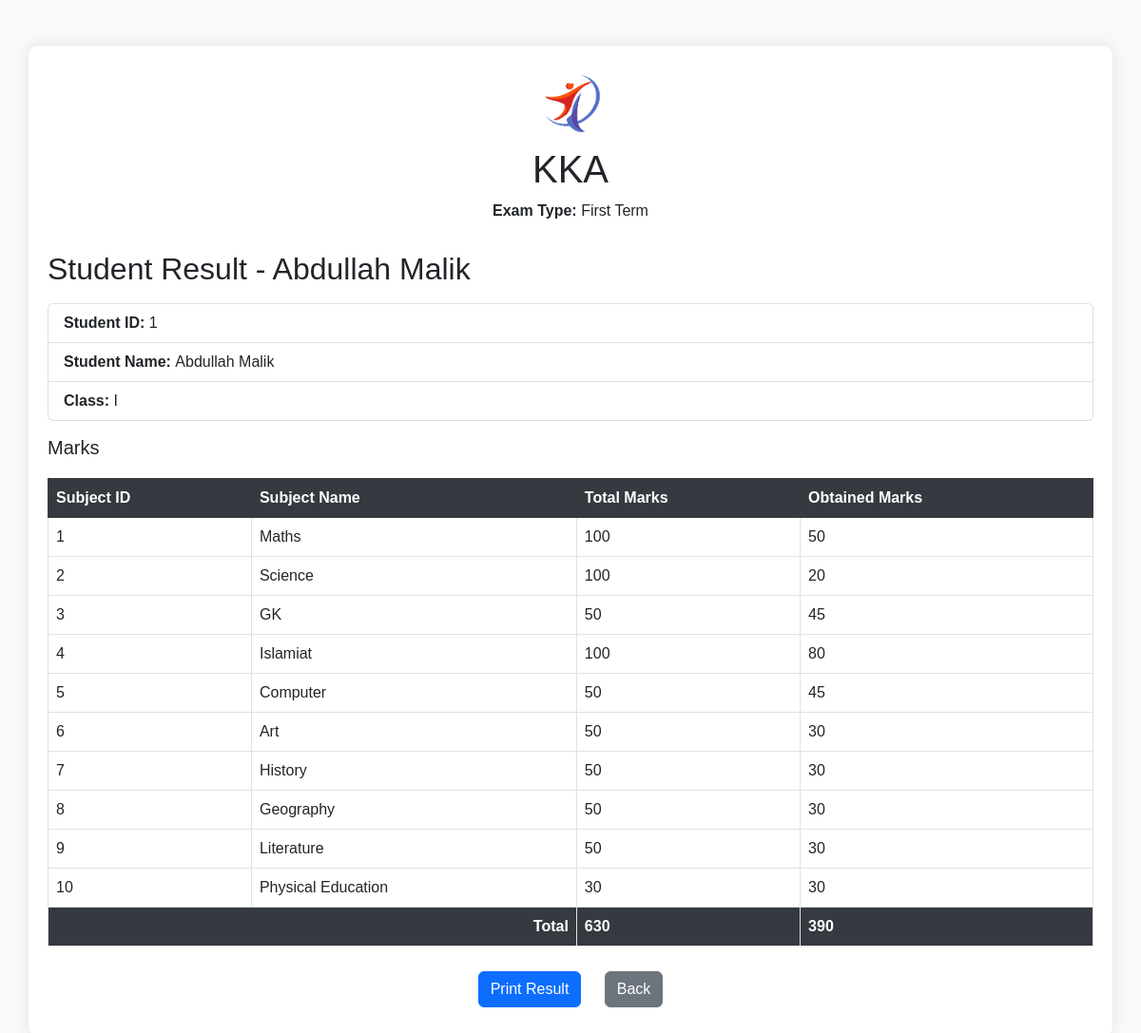
The app's page /Teacher/student_result.php?idStudent=1 (signed in) with its own data.
### tables this page shows
CREATE TABLE `marks` (
  `ExamId` int(11) NOT NULL,
  `StdId` int(11) NOT NULL,
  `ClassId` int(11) NOT NULL,
  `SubID` int(11) NOT NULL,
  `TotalMarks` float NOT NULL,
  `ObtainedMarks` float NOT NULL,
  PRIMARY KEY (`ExamId`,`StdId`,`ClassId`,`SubID`),
  KEY `fk_Marks_Exam1_idx` (`ExamId`),
  KEY `fk_Marks_Registration1_idx` (`StdId`,`ClassId`,`SubID`),
  CONSTRAINT `fk_Marks_Exam1` FOREIGN KEY (`ExamId`) REFERENCES `exam` (`idExam`) ON DELETE CASCADE ON UPDATE CASCADE,
  CONSTRAINT `fk_Marks_Registration1` FOREIGN KEY (`StdId`, `ClassId`, `SubID`) REFERENCES `registration` (`StdId`, `ClassId`, `SubID`) ON DELETE CASCADE ON UPDATE CASCADE
);

CREATE TABLE `exam` (
  `idExam` int(11) NOT NULL AUTO_INCREMENT,
  `ExamType` varchar(10) NOT NULL,
  PRIMARY KEY (`idExam`)
);

CREATE TABLE `student` (
  `idStudent` int(11) NOT NULL AUTO_INCREMENT,
  `UserID` int(11) NOT NULL,
  `ParentId` int(11) NOT NULL,
  `name` varchar(45) NOT NULL,
  `Gender` varchar(45) NOT NULL,
  `DOB` date NOT NULL,
  `Address` varchar(250) NOT NULL,
  PRIMARY KEY (`idStudent`),
  KEY `fk_Student_USER1_idx` (`UserID`),
  KEY `fk_Student_Parent1_idx` (`ParentId`),
  CONSTRAINT `fk_Student_Parent1` FOREIGN KEY (`ParentId`) REFERENCES `parent` (`idParent`) ON DELETE CASCADE ON UPDATE CASCADE,
  CONSTRAINT `fk_Student_USER1` FOREIGN KEY (`UserID`) REFERENCES `user` (`UserID`) ON DELETE CASCADE ON UPDATE CASCADE
);

CREATE TABLE `subject` (
  `idSubject` int(11) NOT NULL AUTO_INCREMENT,
  `name` varchar(45) NOT NULL,
  PRIMARY KEY (`idSubject`)
);

### Teacher/data/student.php (called while the page is built, shortened)
<?php
function getStudentById($id, $conn)
{
  try {
    $sql = "SELECT s.*,
                     p.name AS parent_name,p.email AS parent_email, p.phone_no AS parent_phoneNo, p.CNIC_NO AS parent_cnic,
                     u.username,
                     c.name AS class_name,
                     GROUP_CONCAT(sub.name SEPARATOR ', ') AS subjects
              FROM student s
              LEFT JOIN parent p ON s.ParentId = p.idParent
              LEFT JOIN user u ON s.userID = u.UserID
              LEFT JOIN registration r ON s.idStudent = r.StdId
              LEFT JOIN class c ON r.ClassId = c.idClass
              LEFT JOIN subject sub ON FIND_IN_SET(sub.idSubject, r.SubID)
              WHERE s.idStudent = ?
              GROUP BY s.idStudent";
    $stmt = $conn->prepare($sql);
    $stmt->execute([$id]);
    if ($stmt->rowCount() == 1) {
      $student = $stmt->fetch(PDO::FETCH_ASSOC);
      return $student;
    } else {
      return 0;
    }
  } catch (PDOException $e) {
    echo "Error: " . $e->getMessage();
    return 0;
  }
}

### Teacher/data/subject.php (called while the page is built, shortened)
<?php
function getSubjectsByStudentId($student_id, $conn) {
  $sql = "SELECT subject.idSubject, subject.name
          FROM registration
          JOIN subject ON registration.SubID = subject.idSubject
          WHERE registration.StdId = :student_id";
  $stmt = $conn->prepare($sql);
  $stmt->bindParam(':student_id', $student_id, PDO::PARAM_INT);
  $stmt->execute();
  $subjects = $stmt->fetchAll(PDO::FETCH_ASSOC);
  return $subjects;
}
 ?>

### Teacher/student_result.php (the view, shortened to what this page needs)
<?php
if (isset($_SESSION['idTeacher']) && isset($_SESSION['role']) && $_SESSION['role'] == 'Teacher') {
    include "../DB_connection.php";
    include "data/student.php";
    include "data/class.php";
    include "data/subject.php";
    include "data/teacher.php";
    $idStudent = $_GET['idStudent'];
    $student = getStudentById($idStudent, $conn);
    $enrolled_subjects = getSubjectsByStudentId($idStudent, $conn);
    $existing_marks = $conn->query("SELECT SubID, ExamId, TotalMarks, ObtainedMarks FROM marks WHERE StdId = $idStudent")->fetchAll(PDO::FETCH_ASSOC);
    $marks_data = [];
    foreach ($existing_marks as $mark) {
        $marks_data[$mark['SubID']] = $mark;
    }
    $exam_id = $existing_marks[0]['ExamId'];
    $exam_type = $conn->query("SELECT ExamType FROM exam WHERE idExam = $exam_id")->fetch(PDO::FETCH_ASSOC)['ExamType'];
    $total_marks_sum = 0;
    $obtained_marks_sum = 0;
    foreach ($marks_data as $mark) {
        $total_marks_sum += $mark['TotalMarks'];
        $obtained_marks_sum += $mark['ObtainedMarks'];
    }
} else {
    header("Location: ../login.php");
    exit;
}
?>
<!DOCTYPE html>
<html lang="en">
<head>
    <link rel="stylesheet" href="https://cdn.jsdelivr.net/npm/bootstrap@5.2.0/dist/css/bootstrap.min.css">
</head>
<body>
    <div class="container mt-5">
        <div class="school-header">
            <img src="../logo.png" alt="School Logo" class="school-logo">
            <h1>KKA</h1>
            <p><strong>Exam Type:</strong> <?php echo $exam_type; ?></p>
        </div>
        <h2 class="mb-3">Student Result - <?php echo $student['name']; ?></h2>
        <div class="mb-3">
            <ul class="list-group">
                <li class="list-group-item"><b>Student ID: </b> <?php echo $student['idStudent'] ?></li>
                <li class="list-group-item"><b>Student Name: </b> <?php echo $student['name'] ?></li>
                <li class="list-group-item"><b>Class: </b> <?php echo $student['class_name'] ?></li>
            </ul>
        </div>
        <h5>Marks</h5>
        <table class="table table-bordered result-table">
            <thead class="table-dark">
                <tr>
                    <th>Subject ID</th>
                    <th>Subject Name</th>
                    <th>Total Marks</th>
                    <th>Obtained Marks</th>
                </tr>
            </thead>
            <tbody>
                <?php foreach($enrolled_subjects as $subject) {
                    $totalMarks = isset($marks_data[$subject['idSubject']]) ? $marks_data[$subject['idSubject']]['TotalMarks'] : '';
                    $obtainedMarks = isset($marks_data[$subject['idSubject']]) ? $marks_data[$subject['idSubject']]['ObtainedMarks'] : '';
                ?>
                    <tr>
                        <td><?php echo $subject['idSubject']; ?></td>
                        <td><?php echo $subject['name']; ?></td>
                        <td><?php echo $totalMarks; ?></td>
                        <td><?php echo $obtainedMarks; ?></td>
                    </tr>
                <?php } ?>
                <tr>
                    <th colspan="2" class="text-end">Total</th>
                    <th><?php echo $total_marks_sum; ?></th>
                    <th><?php echo $obtained_marks_sum; ?></th>
                </tr>
            </tbody>
        </table>
        <div class="mt-3 text-center">
            <a href="javascript:window.print()" class="btn btn-primary print-button">Print Result</a>
            <a href="javascript:history.back()" class="btn btn-secondary back-button">Back</a>
        </div>
    </div>
</body>
</html>

### Teacher/student_result.php (style rules this page uses)
body { background-color: #f8f9fa; font-family: 'Arial', sans-serif; }
.container { background-color: #fff; padding: 20px; border-radius: 10px; box-shadow: 0 0 15px rgba(0, 0, 0, 0.1); }
.school-header { text-align: center; margin-bottom: 30px; }
.school-logo { max-width: 100px; margin-bottom: 10px; }
.result-table th, .result-table td { vertical-align: middle; }
.result-table { margin-top: 20px; }
.result-table th { background-color: #343a40; color: #fff; }
.btn-primary, .btn-secondary { margin: 10px; }
.print-button, .back-button { margin-right: 10px; }

### records on screen
marks: ExamId.ExamType "First Term"
student: name "Abdullah Malik", idStudent "1"
subject: idSubject "1", name "Maths", idSubject.TotalMarks "100", idSubject.ObtainedMarks "50"
subject: idSubject "2", name "Science", idSubject.TotalMarks "100", idSubject.ObtainedMarks "20"
subject: idSubject "3", name "GK", idSubject.TotalMarks "50", idSubject.ObtainedMarks "45"
subject: idSubject "4", name "Islamiat", idSubject.TotalMarks "100", idSubject.ObtainedMarks "80"
subject: idSubject "5", name "Computer", idSubject.TotalMarks "50", idSubject.ObtainedMarks "45"
subject: idSubject "6", name "Art", idSubject.TotalMarks "50", idSubject.ObtainedMarks "30"
subject: idSubject "7", name "History", idSubject.TotalMarks "50", idSubject.ObtainedMarks "30"
subject: idSubject "8", name "Geography", idSubject.TotalMarks "50", idSubject.ObtainedMarks "30"
subject: idSubject "9", name "Literature", idSubject.TotalMarks "50", idSubject.ObtainedMarks "30"
subject: idSubject "10", name "Physical Education", idSubject.TotalMarks "30", idSubject.ObtainedMarks "30"

### other values on screen
$student['class_name'] "I"
$total_marks_sum "630"
$obtained_marks_sum "390"
